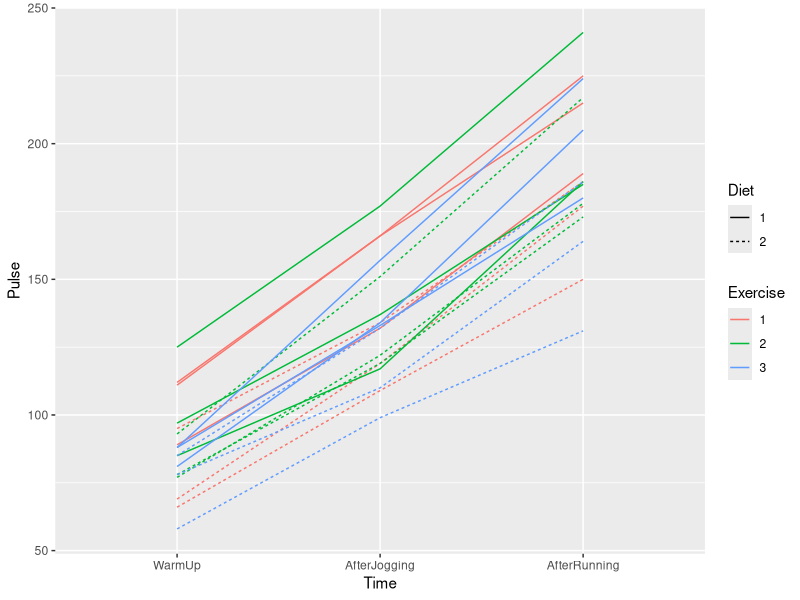
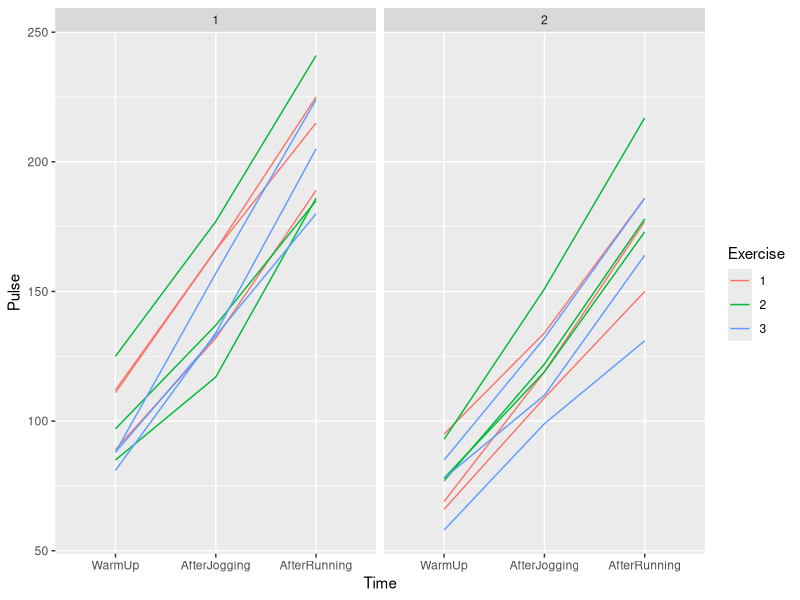
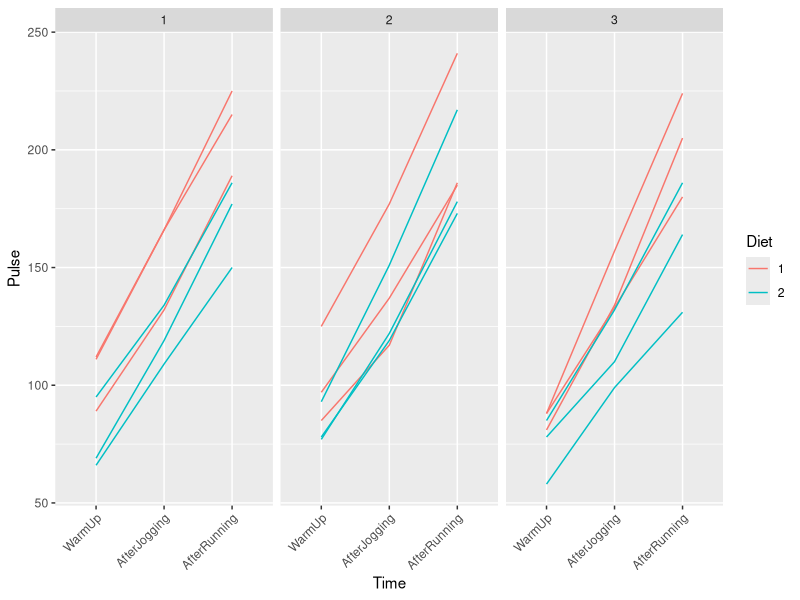
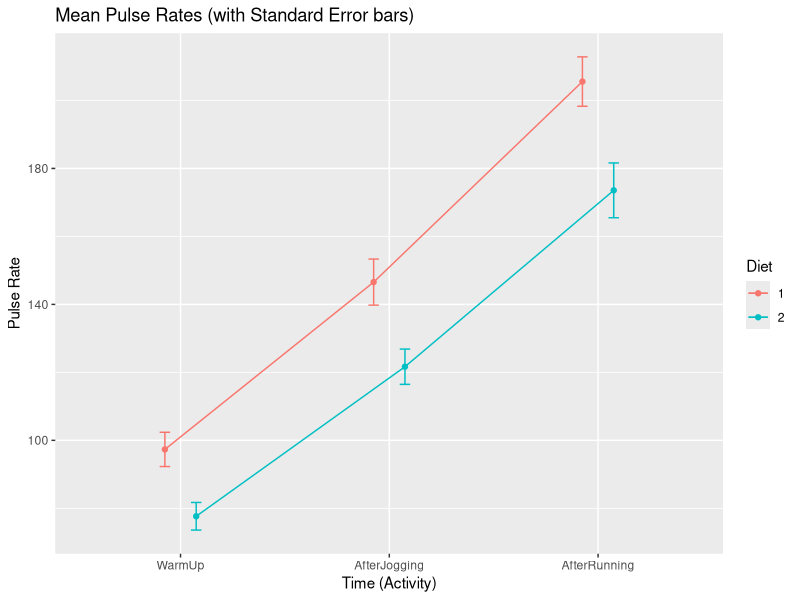

Here is the R script that generated these plots, in order:
## ---- chunk 1
knitr::opts_chunk$set(echo = TRUE)
library(tidyverse)
library(knitr)
library(emmeans)
## ---- chunk 2
pulse <- read.csv("pulseRepMeasures.csv")
kable(head(pulse))
## ---- chunk 3
pulse <- pulse %>%
  arrange(Subject)
kable(head(pulse))
## ---- chunk 4
pulse <- pulse %>%
  mutate(Subject = as.factor(Subject),
         Exercise = as.factor(Exercise),
         Diet = as.factor(Diet),
         Time = factor(Time, levels=c("WarmUp", "AfterJogging", "AfterRunning")))
## ---- chunk 5
ggplot(pulse) + 
  geom_line(aes(x=Time, y=Pulse, color=Exercise, linetype=Diet, group=Subject))
## ---- chunk 6
ggplot(pulse) + 
    geom_line(aes(x=Time, y=Pulse, color=Exercise, group=Subject)) + 
  facet_wrap(~Diet)
## ---- chunk 7
ggplot(pulse) + 
    geom_line(aes(x=Time, y=Pulse, color=Diet, group=Subject)) + 
    theme(axis.text.x = element_text(angle = 45, hjust = 1)) +
  facet_wrap(~Exercise)
## ---- chunk 8
pulse.anova <- aov(Pulse ~ Diet*Exercise*Time + Error(Subject/Time), data=pulse)
summary(pulse.anova)
## ---- chunk 9
# Create a summary dataset of means/SEs of pulse rates by Diet and Time
pulse.summary <- pulse %>%
  group_by(Diet, Time) %>%
  summarise(Mean = mean(Pulse),
            SE = sd(Pulse)/sqrt(length(Pulse)))

# We include a position_dodge() so the error bars does not overlap
ggplot(pulse.summary, aes(x=Time, y=Mean, colour=Diet)) + 
  geom_errorbar(aes(ymin=Mean-SE, ymax=Mean+SE), width=.1, position=position_dodge(0.3)) +
  geom_line(aes(group=Diet), position=position_dodge(0.3)) +
  geom_point(position=position_dodge(0.3)) +
  xlab("Time (Activity)") +
  ylab("Pulse Rate") +
  ggtitle("Mean Pulse Rates (with Standard Error bars)")
## ---- chunk 10
kable(pulse.summary)
